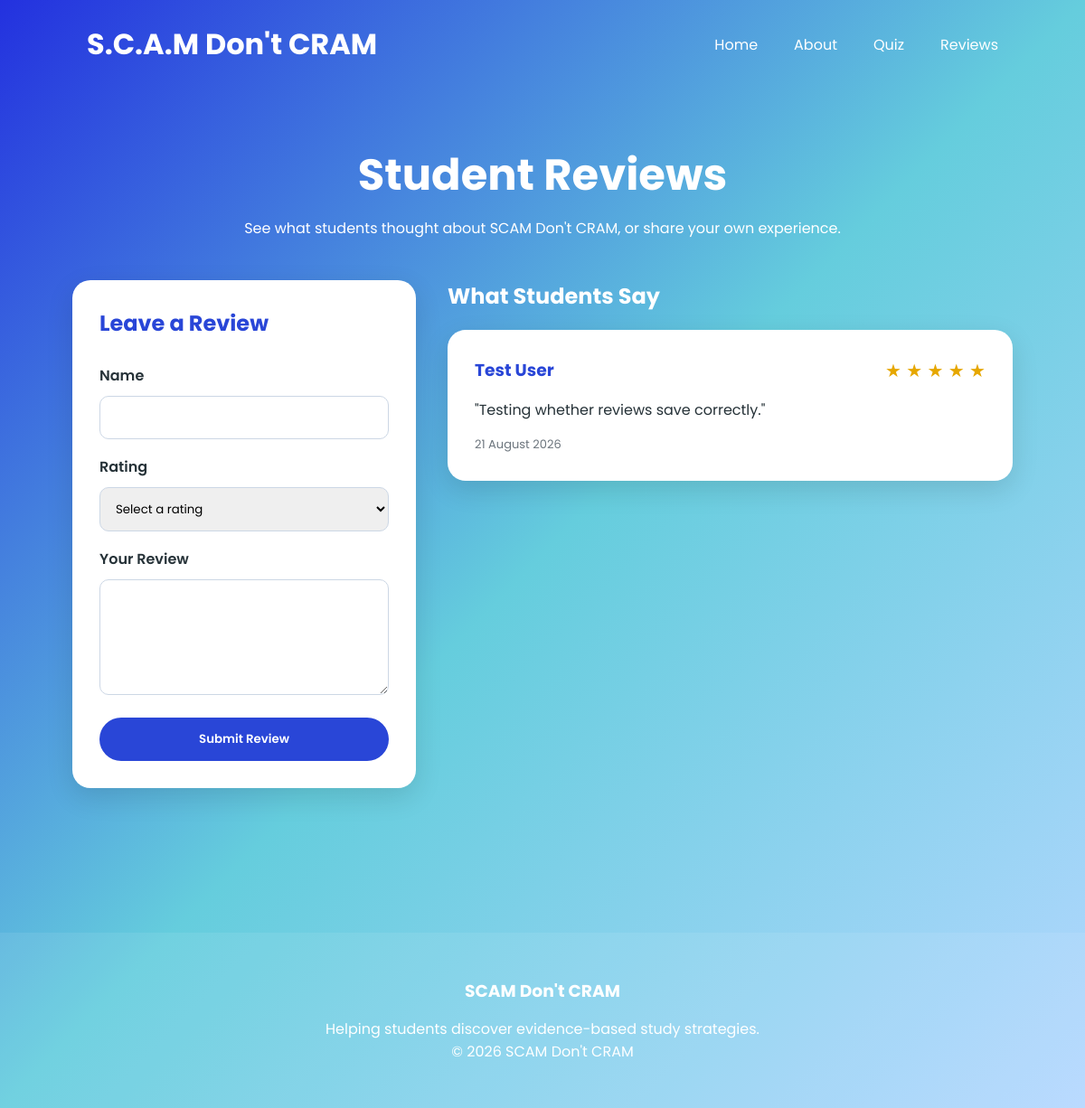
The app's page /reviews, older data.
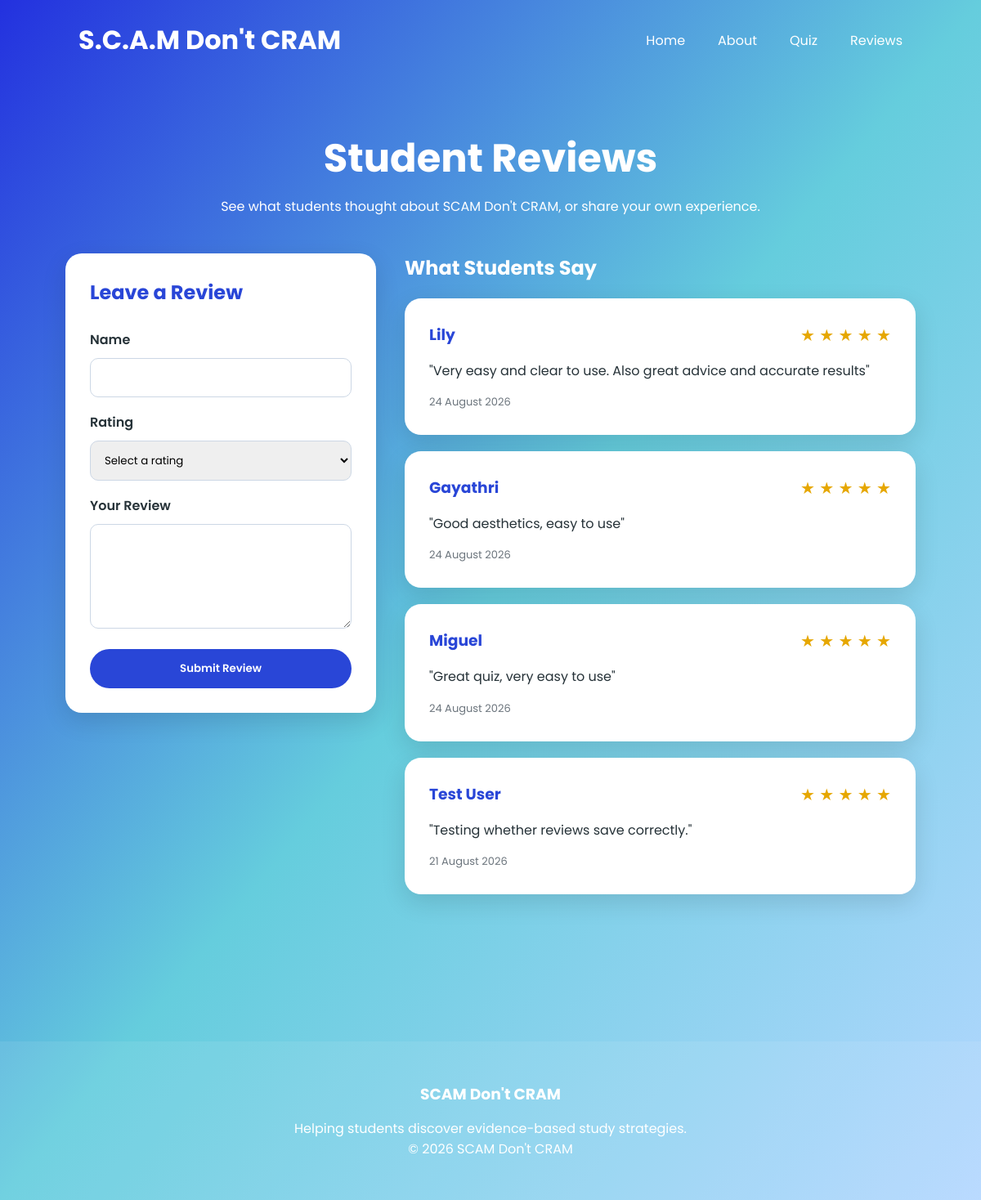
The same page, newer data.
### tables this page shows
CREATE TABLE reviews (
        id INTEGER PRIMARY KEY AUTOINCREMENT,
        name TEXT NOT NULL,
        rating INTEGER NOT NULL,
        comment TEXT NOT NULL,
        date_posted TEXT NOT NULL
    );

### app.py (the view, shortened to what this page needs)
@app.route("/reviews", methods=["GET", "POST"])
def reviews():
    all_reviews = get_reviews()
    return render_template(
        "reviews.html",
        reviews=all_reviews
    )

### database.py (called while the page is built)
def get_connection():
    conn = sqlite3.connect(DATABASE)
    conn.row_factory = sqlite3.Row
    conn.execute("PRAGMA foreign_keys = ON")
    return conn

def get_reviews():
    conn = get_connection()
    reviews = conn.execute("""
        SELECT id, name, rating, comment, date_posted
        FROM reviews
        ORDER BY id DESC
    """).fetchall()
    conn.close()
    return reviews

### templates/reviews.html (shortened to what this page needs)
{% extends "base.html" %}
{% block content %}
<section class="reviews-page">
    <div class="reviews-heading">
        <h1>Student Reviews</h1>
        <p>
            See what students thought about SCAM Don't CRAM,
            or share your own experience.
        </p>
    </div>
    <div class="review-layout">
        <div class="review-form-card">
            <h2>Leave a Review</h2>
            <form method="POST">
                <label for="name">
                    Name
                </label>
                <input
                    type="text"
                    id="name"
                    name="name"
                    maxlength="50"
                    required
                >
                <label for="rating">
                    Rating
                </label>
                <select
                    id="rating"
                    name="rating"
                    required
                >
                    <option value="">
                        Select a rating
                    </option>
                </select>
                <label for="comment">
                    Your Review
                </label>
                <textarea
                    id="comment"
                    name="comment"
                    rows="5"
                    maxlength="500"
                    required
                ></textarea>
                <button
                    type="submit"
                    class="review-submit-button"
                >
                    Submit Review
                </button>
            </form>
        </div>
        <div class="reviews-list">
            <h2>What Students Say</h2>
            {% if reviews %}
                {% for review in reviews %}
                    <div class="review-card">
                        <div class="review-top">
                            <h3>
                                {{ review["name"] }}
                            </h3>
                            <span class="review-rating">
                                {% for star in range(review["rating"]) %}
                                    ★
                                {% endfor %}
                            </span>
                        </div>
                        <p class="review-comment">
                            "{{ review["comment"] }}"
                        </p>
                        <p class="review-date">
                            {{ review["date_posted"] }}
                        </p>
                    </div>
                {% endfor %}
            {% endif %}
        </div>
    </div>
</section>
{% endblock %}

### templates/base.html (shortened to what this page needs)
<!DOCTYPE html>
<html lang="en">
<head>
    <link rel="stylesheet"
          href="/static/css/style.css">
</head>
<body>
{% if not hide_nav %}
    <header>
        <nav class="navbar">
            <a class="logo"
            href="/">
                S.C.A.M Don't CRAM
            </a>
            <ul>
                <li><a href="/">Home</a></li>
                <li><a href="/about">About</a></li>
                <li><a href="/quiz">Quiz</a></li>
                <li><a href="/reviews">Reviews</a></li>
            </ul>
        </nav>
    </header>
{% endif %}
<main>
{% block content %}
{% endblock %}
</main>
{% if not hide_nav %}
    <footer class="footer">
        <h3>SCAM Don't CRAM</h3>
        <p>
            Helping students discover
            evidence-based study strategies.
        </p>
        <p>
            © 2026 SCAM Don't CRAM
        </p>
    </footer>
{% endif %}
</body>
</html>

### static/css/style.css (style rules this page uses)
:root { --primary-blue:#2946D7; --secondary-blue:#5AB8E8; --dark-blue:#1F2D6B; --light-blue:#EEF6FF; --white:#FFFFFF; --text:#263238; --grey:#6C757D; --shadow: 0px 10px 30px rgba(0,0,0,.12); --radius:20px; }
* { margin:0; padding:0; box-sizing:border-box; }
body { font-family: "Poppins", sans-serif; background: linear-gradient(to bottom right, #2331df, #65cddd, #b4d7ff); min-height:100vh; color:white; }
.navbar { display:flex; justify-content:space-between; align-items:center; padding:25px 8%; }
.logo { font-size:2rem; font-weight:700; color:white; text-decoration:none; }
.navbar ul { display:flex; gap:40px; list-style:none; }
.navbar a { color:white; text-decoration:none; transition:.3s; }
.footer { text-align:center; padding:50px; background:rgba(255,255,255,.08); margin-top:100px; }
.footer h3 { margin-bottom:15px; }
.reviews-page { max-width: 1100px; margin: 0 auto; padding: 60px 30px; }
.reviews-heading { text-align: center; margin-bottom: 45px; }
.reviews-heading h1 { font-size: 3rem; }
.reviews-heading p { margin-top: 10px; }
.review-layout { display: grid; grid-template-columns: 380px 1fr; gap: 35px; align-items: start; }
.review-form-card, .review-card { background: white; color: var(--text); border-radius: 20px; padding: 30px; box-shadow: var(--shadow); }
.review-form-card h2 { color: var(--primary-blue); margin-bottom: 20px; }
.review-form-card form { display: flex; flex-direction: column; gap: 10px; }
.review-form-card label { font-weight: 600; margin-top: 8px; }
.review-form-card input, .review-form-card select, .review-form-card textarea { width: 100%; padding: 13px; border: 1px solid #ccd7e5; border-radius: 10px; font-family: "Poppins", sans-serif; outline: none; }
.review-submit-button { margin-top: 15px; padding: 14px; border: none; border-radius: 25px; background: var(--primary-blue); color: white; font-family: "Poppins", sans-serif; font-weight: 600; cursor: pointer; }
.reviews-list h2 { margin-bottom: 20px; }
.review-card { margin-bottom: 20px; }
.review-top { display: flex; justify-content: space-between; gap: 15px; }
.review-card h3 { color: var(--primary-blue); }
.review-rating { color: #e6a700; font-size: 20px; }
.review-comment { margin: 15px 0; line-height: 1.7; }
.review-date { color: var(--grey); font-size: 13px; }

Row changes from the older to the newer data that the page shows:
added reviews: name "Lily", rating 5 (drawn), comment "Very easy and clear to use. Also great advice and accurate results", date_posted "24 August 2026"
added reviews: name "Gayathri", rating 5 (drawn), comment "Good aesthetics, easy to use", date_posted "24 August 2026"
added reviews: name "Miguel", rating 5 (drawn), comment "Great quiz, very easy to use", date_posted "24 August 2026"
